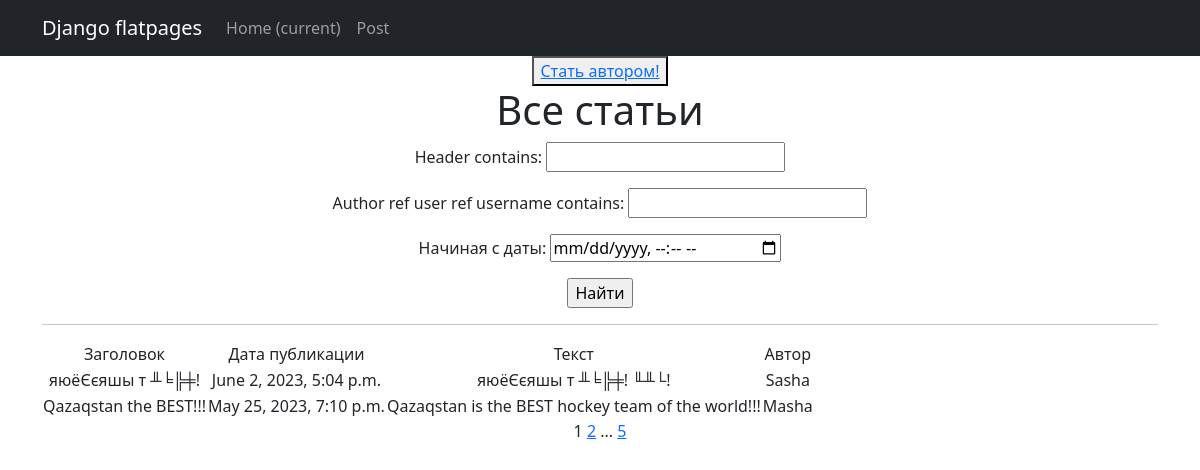
The page /news/ (signed in) on the database its author committed.
### news_portal/models.py (models this page shows, shortened)
class Post(models.Model):
    author_ref = models.ForeignKey(Author, on_delete=models.CASCADE)
    a_or_n = models.BooleanField(default=False)
    time_create = models.DateTimeField(auto_now_add=True)
    categories = models.ManyToManyField(Category, through='PostCategory')
    header = models.CharField(max_length=255)
    article_text = models.TextField()
    article_rating = models.IntegerField(default=0)

class Author(models.Model):
    user_ref = models.OneToOneField(User, on_delete=models.CASCADE)
    user_rating = models.IntegerField(default=0)

### news_portal/views.py (the view)
# urls.py: path('', PostsList.as_view(), name='post_list'),
class PostsList(LoginRequiredMixin, ListView):
    model = Post
    ordering = '-time_create'
    template_name = 'posts.html'
    context_object_name = 'posts'
    paginate_by = 2  # вот так мы можем указать количество записей на странице
    def get_queryset(self):
       queryset = super().get_queryset()
       self.filterset = PostFilter(self.request.GET, queryset)
       return self.filterset.qs
    def get_context_data(self, **kwargs):
       context = super().get_context_data(**kwargs)
       context['filterset'] = self.filterset
       context['is_not_author'] = not self.request.user.groups.filter(name='authors').exists()
       return context

### news_portal/templatetags/custom_filters.py (called while the page is built)
@register.filter
def hide_forbidden(value):
    words = value.split()
    result = []
    for word in words:
        if word in forbidden_words:
            result.append(word[0] + "*"*(len(word)-2) + word[-1])
        else:
            result.append(word)
    return " ".join(result)

### news_portal/templatetags/custom_tags.py (called while the page is built)
@register.simple_tag(takes_context=True)
def url_replace(context, **kwargs):
   d = context['request'].GET.copy()
   for k, v in kwargs.items():
       d[k] = v
   return d.urlencode()

### templates/posts.html (shortened to what this page needs)
{% extends 'flatpages/default.html' %}
{% load custom_filters %}
{% load custom_tags %}
{% block content %}
    {% if is_not_author %}
        <button> <a href="author_up/"> Стать автором!</a> </button>
    {% endif %}
   <h1>Все статьи</h1>
   <form action="" method="get">
       {{ filterset.form.as_p }}
       <input type="submit" value="Найти" />
   </form>
   <hr>
   {% if posts %}
       <table>
           <tr>
               <td>Заголовок</td>
               <td>Дата публикации</td>
               <td>Текст</td>
               <td>Автор</td>
           </tr>
           {% for post in posts %}
           <tr>
               <td>{{ post.header|hide_forbidden }}</td>
               <td>{{ post.time_create }}</td>
               <td>{{ post.article_text|truncatechars:100|hide_forbidden  }}</td>
               <td>{{ post.author_ref.user_ref.username }}</td>
           </tr>
           {% endfor %}
       </table>
   {% else %}
       <h2>Статей нет!</h2>
   {% endif %}
   {{ page_obj.number }}
   {% if page_obj.has_next %}
       <a href="?{% url_replace page=page_obj.next_page_number %}">{{ page_obj.next_page_number }}</a>
       {% if paginator.num_pages != page_obj.next_page_number %}
           ...
           <a href="?{% url_replace page=page_obj.paginator.num_pages %}">{{ page_obj.paginator.num_pages }}</a>
       {% endif %}
   {% endif %}
{% endblock content %}

### rows shown on the page
Post: header|hide_forbidden "яюёЄєяшы т ╨╘╠╪!", time_create "June 2, 2023, 5:04 p.m.", article_text|hide_forbidden "яюёЄєяшы т ╨╘╠╪! ╙╨└!", author_ref.user_ref.username "Sasha"
Post: header|hide_forbidden "Qazaqstan the BEST!!!", time_create "May 25, 2023, 7:10 p.m.", article_text|hide_forbidden "Qazaqstan is the BEST hockey team of the world!!!", author_ref.user_ref.username "Masha"

### other values the page prints
{{ page_obj.number }} "1"
{{ page_obj.next_page_number }} "2"
{{ page_obj.paginator.num_pages }} "5"
